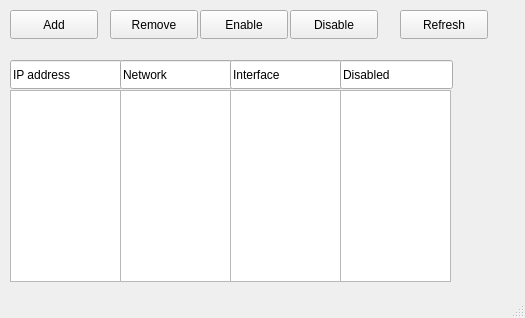
<?xml version="1.0" encoding="UTF-8"?>
<ui version="4.0">
 <class>MainWindow</class>
 <widget class="QMainWindow" name="MainWindow">
  <property name="geometry">
   <rect>
    <x>0</x>
    <y>0</y>
    <width>525</width>
    <height>318</height>
   </rect>
  </property>
  <property name="windowTitle">
   <string>IP addresses</string>
  </property>
  <widget class="QWidget" name="centralwidget">
   <widget class="QPushButton" name="addButton">
    <property name="geometry">
     <rect>
      <x>10</x>
      <y>10</y>
      <width>88</width>
      <height>29</height>
     </rect>
    </property>
    <property name="text">
     <string>Add</string>
    </property>
   </widget>
   <widget class="QPushButton" name="removeButton">
    <property name="geometry">
     <rect>
      <x>110</x>
      <y>10</y>
      <width>88</width>
      <height>29</height>
     </rect>
    </property>
    <property name="text">
     <string>Remove</string>
    </property>
   </widget>
   <widget class="QPushButton" name="enableButton">
    <property name="geometry">
     <rect>
      <x>200</x>
      <y>10</y>
      <width>88</width>
      <height>29</height>
     </rect>
    </property>
    <property name="text">
     <string>Enable</string>
    </property>
   </widget>
   <widget class="QPushButton" name="disableButton">
    <property name="geometry">
     <rect>
      <x>290</x>
      <y>10</y>
      <width>88</width>
      <height>29</height>
     </rect>
    </property>
    <property name="text">
     <string>Disable</string>
    </property>
   </widget>
   <widget class="QLineEdit" name="ipField">
    <property name="geometry">
     <rect>
      <x>10</x>
      <y>60</y>
      <width>113</width>
      <height>29</height>
     </rect>
    </property>
    <property name="text">
     <string>IP address</string>
    </property>
   </widget>
   <widget class="QLineEdit" name="networkField">
    <property name="geometry">
     <rect>
      <x>120</x>
      <y>60</y>
      <width>113</width>
      <height>29</height>
     </rect>
    </property>
    <property name="text">
     <string>Network</string>
    </property>
   </widget>
   <widget class="QLineEdit" name="interfaceField">
    <property name="geometry">
     <rect>
      <x>230</x>
      <y>60</y>
      <width>113</width>
      <height>29</height>
     </rect>
    </property>
    <property name="text">
     <string>Interface</string>
    </property>
   </widget>
   <widget class="QListWidget" name="ipAddressValues">
    <property name="geometry">
     <rect>
      <x>10</x>
      <y>90</y>
      <width>111</width>
      <height>192</height>
     </rect>
    </property>
   </widget>
   <widget class="QListWidget" name="networkValues">
    <property name="geometry">
     <rect>
      <x>120</x>
      <y>90</y>
      <width>111</width>
      <height>192</height>
     </rect>
    </property>
   </widget>
   <widget class="QListWidget" name="interfaceValues">
    <property name="geometry">
     <rect>
      <x>230</x>
      <y>90</y>
      <width>111</width>
      <height>192</height>
     </rect>
    </property>
   </widget>
   <widget class="QPushButton" name="refreshButton">
    <property name="geometry">
     <rect>
      <x>400</x>
      <y>10</y>
      <width>88</width>
      <height>29</height>
     </rect>
    </property>
    <property name="text">
     <string>Refresh</string>
    </property>
   </widget>
   <widget class="QLineEdit" name="interfaceField_2">
    <property name="geometry">
     <rect>
      <x>340</x>
      <y>60</y>
      <width>113</width>
      <height>29</height>
     </rect>
    </property>
    <property name="text">
     <string>Disabled</string>
    </property>
   </widget>
   <widget class="QListWidget" name="disableField">
    <property name="geometry">
     <rect>
      <x>340</x>
      <y>90</y>
      <width>111</width>
      <height>192</height>
     </rect>
    </property>
   </widget>
  </widget>
  <widget class="QStatusBar" name="statusbar"/>
 </widget>
 <resources/>
 <connections/>
</ui>
